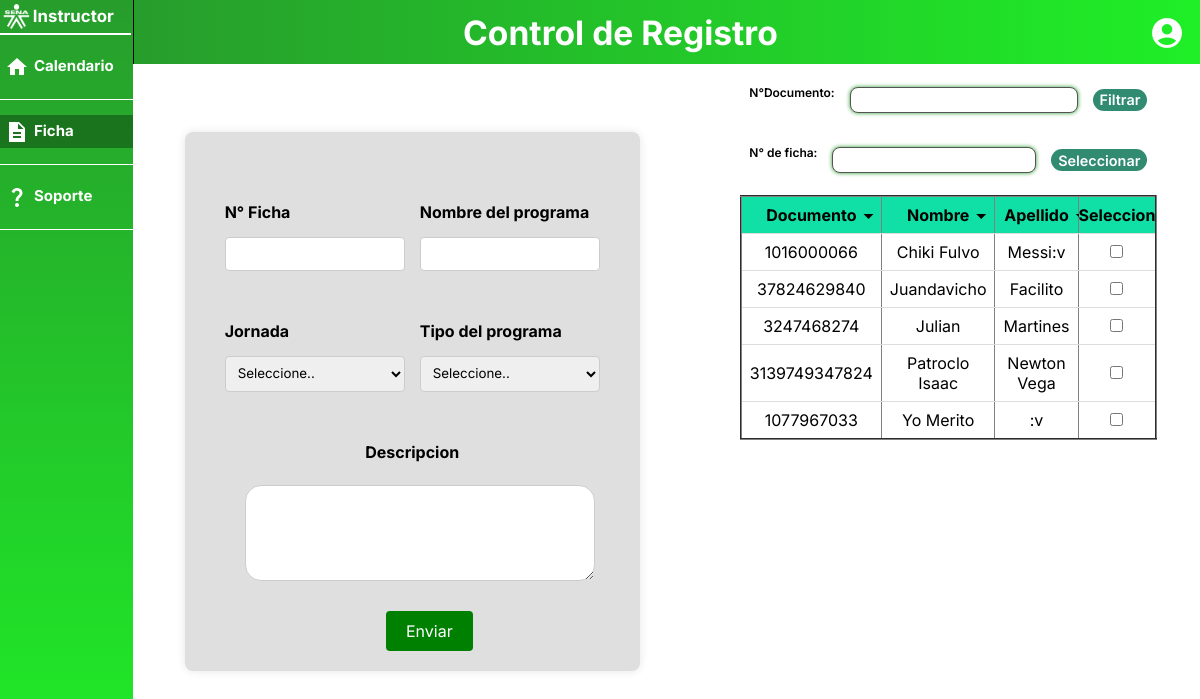
The app's page /views/instructor/ficha.php (signed in) with its own data.
### tables this page shows
CREATE TABLE `usuarios` (
  `id` int(11) NOT NULL,
  `nombres` varchar(50) NOT NULL,
  `apellidos` varchar(50) NOT NULL,
  `tipo_documento` enum('TI','CC','PP') NOT NULL,
  `numero_documento` varchar(20) NOT NULL,
  `telefono` bigint(20) DEFAULT NULL,
  `email` varchar(50) DEFAULT NULL,
  `contrasena` varchar(50) NOT NULL,
  `huella` varbinary(50) DEFAULT NULL,
  `codigo` int(50) DEFAULT NULL,
  `eps` varchar(50) DEFAULT NULL,
  `rh` enum('A+','A-','B+','B-','AB+','AB-','O+','O-') DEFAULT NULL,
  `contacto_emergencia` int(20) DEFAULT NULL,
  `enfermedades` varchar(100) DEFAULT NULL,
  `alergias` varchar(100) DEFAULT NULL
);

### config/ConectorBD.php (called while the page is built, shortened)
<?php
class ConectorBD {
    private $host = "localhost";
    private $port = 3306;
    private $user = "root";
    private $password;
    private $database = "easygenz";
    public function __construct() {
            $this ->conexion = new mysqli(
            $this ->host,
            $this ->user,
            $this ->password,
            $this ->database,
            $this ->port
        );
    }
}

### controllers/usuariosController.php (called while the page is built, shortened)
<?php
require_once __DIR__ . '/../config/ConectorBD.php';
require_once __DIR__ . '/../models/Registros.php';
class UsuarioController {
public function listAprendices($documento = null, $nombre = null, $apellido = null, $fechaDesde = null, $fechaHasta = null)
{
    $registro = new Registro();
    $usuarios = $registro->getAprendices($documento, $nombre, $apellido, $fechaDesde, $fechaHasta);
    return $usuarios;
}
}

### models/Registros.php (called while the page is built, shortened)
<?php
require_once(__DIR__ . '/../config/ConectorBD.php');
class Registro
{
    private $conectarse;
    public function __construct()
    {
        $this->conectarse = new ConectorBD();
    }
    public function getAprendices($documento = null, $nombre = null, $apellido = null, $fechaDesde = null, $fechaHasta = null)
    {
        $sql = "SELECT u.id, email, telefono, UPPER(rh) as rh, contacto_emergencia, u.numero_documento,
        CONCAT(UPPER(SUBSTRING(alergias, 1, 1)), LOWER(SUBSTRING(alergias, 2))) AS alergias,
        CONCAT(UPPER(SUBSTRING(enfermedades, 1, 1)), LOWER(SUBSTRING(enfermedades, 2))) AS enfermedades,
        CONCAT(UPPER(SUBSTRING(eps, 1, 1)), LOWER(SUBSTRING(eps, 2))) AS eps,
         CONCAT(
            UPPER(LEFT(SUBSTRING_INDEX(u.nombres, ' ', 1), 1)),
            LOWER(SUBSTRING(SUBSTRING_INDEX(u.nombres, ' ', 1), 2)),
            IF(
                LOCATE(' ', u.nombres) > 0,
                CONCAT(' ', UPPER(LEFT(SUBSTRING_INDEX(u.nombres, ' ', -1), 1)), LOWER(SUBSTRING(SUBSTRING_INDEX(u.nombres, ' ', -1), 2))),
                ''
            )
        ) AS nombres,
        CONCAT(
            UPPER(LEFT(SUBSTRING_INDEX(u.apellidos, ' ', 1), 1)),
            LOWER(SUBSTRING(SUBSTRING_INDEX(u.apellidos, ' ', 1), 2)),
            IF(
                LOCATE(' ', u.apellidos) > 0,
                CONCAT(' ', UPPER(LEFT(SUBSTRING_INDEX(u.apellidos, ' ', -1), 1)), LOWER(SUBSTRING(SUBSTRING_INDEX(u.apellidos, ' ', -1), 2))),
                ''
            )
        ) AS apellidos
                FROM usuarios u
                INNER JOIN usuario_perfil up ON u.id = up.id_usuario
                INNER JOIN perfil p ON up.id_perfil = p.id
                WHERE perfil = 'Aprendiz'";
        $sql .= " ORDER BY u.nombres ASC";
        $stmt = $this->conectarse->conexion->prepare($sql);
        $stmt->execute();
        $resultado = $stmt->get_result();
        return $resultado;
    }
}

### views/instructor/ficha.php (the view, shortened to what this page needs)
<?php
require_once './controllers/usuariosController.php';
?>
<!DOCTYPE html>
<html lang="en">
<head>
  <link rel="stylesheet" href="./css/instructor/ficha.css" />
</head>
<body>
<nav class="nav">
      <div class="sena">
          <img src="./imagenes/funcionario/logoSena.png" />Instructor
      </div>
      <div class="menu">
        <a href="?vista=instructor/inicio">
        <div>
          <span class="material-icons-sharp">home</span>
          <p>Calendario</p>
        </div>
        </a>
      </div>
      <div class="menu">
        <a href="?vista=instructor/ficha">
        <div style="background: rgb(0, 0, 0, 0.32);">
            <span class="material-icons-sharp">description</span>
            <p>Ficha</p>
        </div>
      </div>
      <div class="menu">
       <a href="?vista=instructor/soporte"> <div>
          <span class="material-icons-sharp">question_mark</span>
          <p>Soporte</p>
        </div></a>
      </div>
        </nav>
  <div class="body">
    <header class="header">
      <div class="title">
        <p>Control de Registro</p>
      </div>
      <div class="perfil">
  <span class="material-icons-sharp" id="perfilIcon">account_circle</span>
</div>
    </header>
    <main class="main">
  <div class="main-container">
    <div class="column">
      <form action="index.php?vista=instructor/ficha" method="post" id="myForm">
        <div class="col1">
          <label for="ficha">N° Ficha</label>
          <input type="number" id="ficha" name="ficha" required>
          <label for="jornada">Jornada</label>
          <select required name="jornada" id="jornada">
            <option value="seleccione">Seleccione..</option>
          </select>
        </div>
        <div class="col2">
          <label for="programa">Nombre del programa</label>
          <input type="text" id="programa" name="programa" maxlength="50" oninput="if(this.value.length > this.maxLength) this.value = this.value.slice(0, this.maxLength);" required>
          <label for="tipo">Tipo del programa</label>
          <select required name="tipo" id="tipo">
            <option value="seleccione">Seleccione..</option>
          </select>
        </div>
        <div class="observacion">
          <label for="observacion">Descripcion</label>
          <textarea name="observacion" id="observacion" cols="30" rows="10"></textarea>
        </div>
        <div class="btn">
          <button type="submit" value="ficha">Enviar</button>
        </div>
      </form>
    </div>
    <div class="column">
        <form id="filterForm" method="get" action="">
         <div class="divInput">
          <label for="numero_documento">N°Documento:</label>
          <input type="text" id="numero_documento" class="filter-input" name="numero_documento"
            value="<?= htmlspecialchars($_GET['numero_documento'] ?? '') ?>">
            <button type="submit">Filtrar</button>
          </div>
        </form>
      <form id="formFicha" action="index.php?vista=instructor/aprendiz" method="POST">
            <div class="divInput">
              <label for="numeroFicha">N° de ficha:</label>
              <input type="text" id="numeroFicha" name="numeroFicha"
                value="<?= htmlspecialchars($_GET['numeroFicha'] ?? '') ?>">
              <button type="submit" id="seleccionarBtn">Seleccionar</button>
            </div>
            <div class="table-container">
          <table border="2" id="tabla">
            <thead>
              <tr class="sticky">
                <th id="colDocumento">Documento <span class="material-icons-sharp">arrow_drop_down</span></th>
                <th id="colNombre">Nombre <span class="material-icons-sharp">arrow_drop_down</span></th>
                <th id="colApellido">Apellido <span class="material-icons-sharp">arrow_drop_down</span></th>
                <th id="select">Seleccion</th>
              </tr>
            </thead>
            <tbody>
              <?php
              $usuarios = (new UsuarioController())->listAprendices($_GET['numero_documento'] ?? null, $_GET['nombres'] ?? null, $_GET['apellidos'] ?? null);
              if ($usuarios->num_rows > 0) {
                while ($usuario = $usuarios->fetch_assoc()) {
                  ?>
                  <tr onclick="mostrarModal(<?= $usuario['id'] ?>)">
                    <td><?= htmlspecialchars($usuario['numero_documento']) ?></td>
                    <td><?= htmlspecialchars($usuario['nombres']) ?></td>
                    <td><?= htmlspecialchars($usuario['apellidos']) ?></td>
                    <td class="checkbox-td">
                    <input type="checkbox" name="usuariosSeleccionados[]" value="<?= $usuario['id'] ?>">
                    </td>
                  </tr>
                  <?php
                }
              } else {
                echo "<tr><td colspan='7'>No se encontraron usuarios.</td></tr>";
              }
              ?>
            </tbody>
          </table>
            </div>
    </form>
  </div>
</main>
</body>
</html>

### css/instructor/ficha.css (style rules this page uses)
* { margin: 0; padding: 0; font-family: "Inter", sans-serif; }
body { display: flex; margin: 0; overflow: hidden; }
a { text-decoration: none; }
.nav { flex: 1; background: linear-gradient(360deg,#1FEF27,#279D2C ); height: 100vh; display: flex; flex-direction: column; }
.sena { max-width: 100%; display: flex; font-size: clamp(16px, 1.4vw, 24px); font-weight: 700; color: white; align-items: center; border-bottom: 2px solid white; margin-right: 1.5%; }
.menu { height: 8%; border-bottom: 1.5px white solid; display: flex; flex-direction: column; justify-content: center; }
.menu div { color: white; font-size: clamp(11px, 1.25vw, 22px); font-weight: 700; display: flex; padding: 4% 0; }
.main { display: flex; flex: 1; height: 100vh; opacity: 0; transform: translateX(-100%); transition: transform 0.8s ease, opacity 0.8s ease; width: 100%; }
.main.show { opacity: 1; transform: translateX(0); }
.main-container { display: flex; height: 85vh; width: 100%; margin-right: 4%; margin-left: 2%; }
.menu span { margin: -1px 5px; }
.sena img { width: 24%; margin: 0.5%; }
.body { flex: 8; display: flex; flex-direction: column; height: 100vh; }
.header { height: 8vh; background: linear-gradient(-90deg,#1FEF27,#279D2C ); display: flex; padding: 0; box-sizing: border-box; border-left: 0.4px solid black; }
.title { flex: 12; color: white; font-size: clamp(30px, 2.8vw, 48px); text-align: center; margin: auto; font-weight: 700; margin-left: 15px; }
.perfil { flex: 1; text-align: right; margin: auto 15px; }
.perfil > span { color: white; font-size: clamp(36px, 3vw, 46px); cursor: pointer; padding-top: 5px; }
.perfil { flex: 1; user-select: none; }
.column { flex: 1 1 40%; height: 90vh; }
#myForm { max-width: 100%; max-height: 90%; margin: 14% 0; padding: 20px; background: rgb(223, 223, 223); border-radius: 8px; box-shadow: 0 0 10px rgba(0, 0, 0, 0.1); margin-left: 30px; padding-top: 70px; padding-left: 40px; padding-right: 40px; }
.col1, .col2 { float: left; width: 48%; margin-right: 4%; }
.col2 { margin-right: 0; }
form::after { content: ""; display: table; clear: both; }
label { display: block; margin-bottom: 15px; font-weight: bold; }
input[type="number"], input[type="text"], select { width: 100%; padding: 8px; margin-bottom: 50px; border: 1px solid #ccc; border-radius: 4px; box-sizing: border-box; }
input[type="text"] { text-transform: capitalize; }
.observacion { margin: 0 auto; padding: 20px; }
.observacion label { display: block; text-align: center; margin-bottom: 10px; font-weight: bold; }
textarea { padding: 2%; margin: 4% 0 2% 0; border-radius: 2vh; border: 1px solid #ccc; font-size: 20px; width: 100%; height: 10vh; }
button[type="submit"] { background-color: green; color: white; border: none; padding: 10px 20px; border-radius: 4px; font-size: 16px; cursor: pointer; transition: background-color 0.3s ease; margin-left: 43%; margin-top: 0; }
#filterForm { margin: 4% 0; display: flex; flex-direction: column; width: 100%; align-items: flex-start; gap: 10px; }
.divInput { display: flex; align-items: center; width: 100%; padding: 0 10px; gap: 5px; box-sizing: border-box; }
.divInput label { font-size: clamp(10px, 1vw, 22px); font-weight: 600; margin-right: 10px; padding-left: 20%; }
.divInput input { flex: 2; padding: 0.8% 1.4%; border-radius: 8px; border: 1px solid rgb(85, 84, 84); box-shadow: 0 0 4px #279D2C; margin: 0; }
.divInput button { background-color: #308b71; padding: 0.5% 1.4%; border-radius: 15px; color: white; font-weight: 600; border: 0; font-size: clamp(12px, 1.2vw, 22px); cursor: pointer; margin-left: 10px; }
.table-container { display: flex; justify-content: end; max-height: 100%; overflow-y: auto; overflow-x: hidden; margin-top: 20px; margin-left: 80px; }
table { width: 100%; border-collapse: collapse; margin-left: 20px;; }
th, td { padding: 8px; text-align: center; border-bottom: 1px solid #ddd; }
#select { padding: 0; }
th { background-color: #10e0a5; position: sticky; color: black; top: 0; z-index: 1; }
th span { cursor: pointer; position: absolute; top: 18%; }

### records on screen
usuarios: numero_documento "1016000066", nombres "Chiki Fulvo", apellidos "Messi:v"
usuarios: numero_documento "37824629840", nombres "Juandavicho", apellidos "Facilito"
usuarios: numero_documento "3247468274", nombres "Julian", apellidos "Martines"
usuarios: numero_documento "3139749347824", nombres "Patroclo Isaac", apellidos "Newton Vega"
usuarios: numero_documento "1077967033", nombres "Yo Merito", apellidos ":v"
